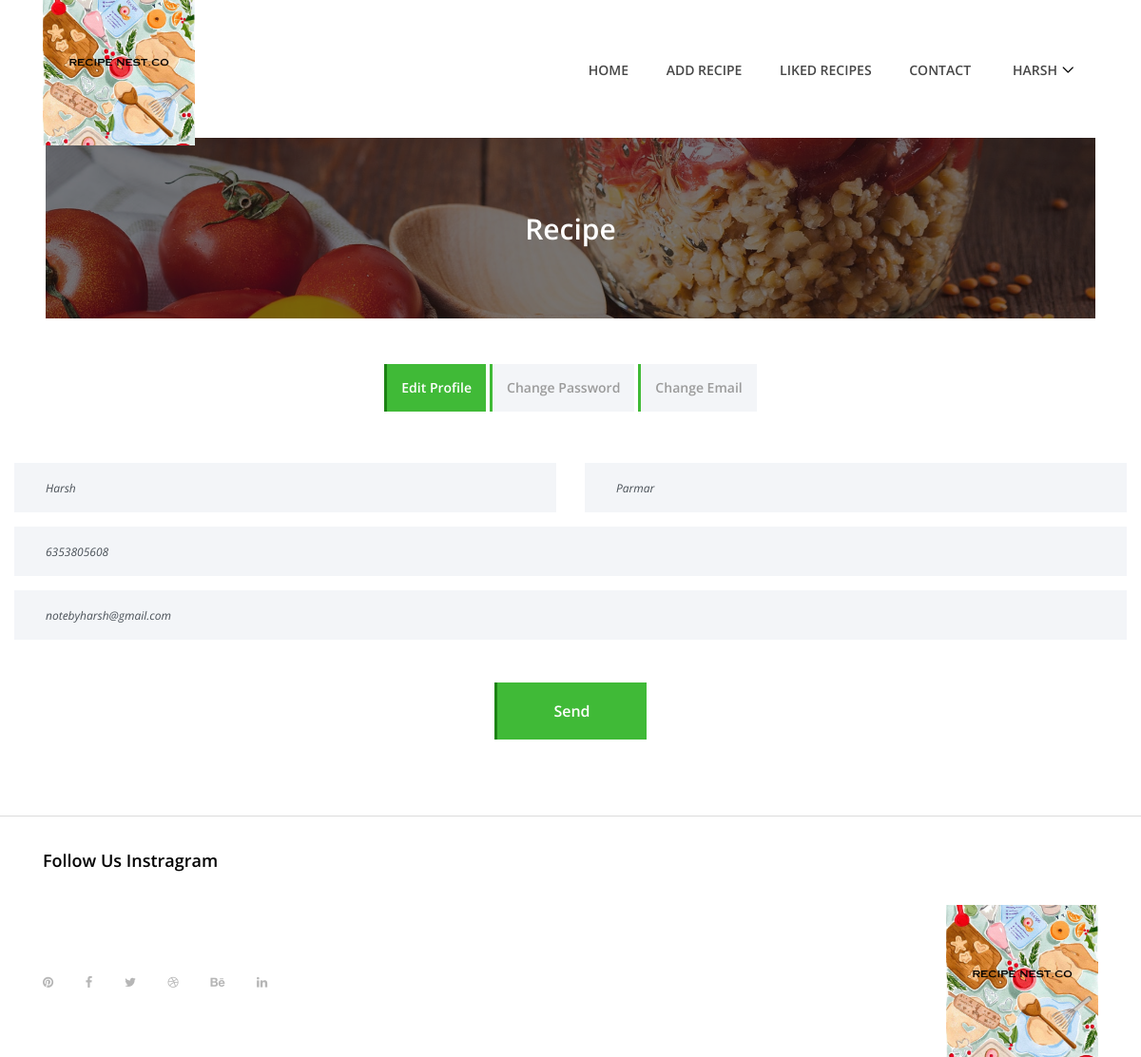
Screenshot of /accounts/editprofile/ (signed in) with the database file from the repository.
### accounts/models.py (models this page shows, shortened)
class CustomUser(AbstractUser):
    username = models.CharField(error_messages={'unique': 'A user with that username already exists.'}, help_text='Required. 150 characters or fewer. Letters, digits and @/./+/-/_ only.', max_length=150, unique=True, verbose_name='username',null=True, blank=True)
    email = models.EmailField(unique=True,max_length = 255)
    slug = models.SlugField(unique=True, null=True, blank=True)
    is_verified = models.BooleanField(default=False)
    user_image = models.ImageField(upload_to = 'images/user/',null=True, blank=True)
    phone_no = models.IntegerField(validators=[MaxValueValidator(999999999999),MinValueValidator(000000000000)],null=True, blank=True,default=None)
    created_at = models.DateTimeField(auto_now_add=True)
    updated_at = models.DateTimeField(auto_now=True)
    temp_email = models.EmailField(null=True,blank=True,max_length = 255,default= None)
    forgot_password_token = models.SlugField(unique=True, null=True, blank=True)
    USERNAME_FIELD = 'email'
    REQUIRED_FIELDS = []
    objects = UserManager()

### accounts/views.py (the view, shortened to what this page needs)
# urls.py: path('editprofile/',editProfile,name='edit_profile'),
def editProfile(request):
    if request.user.is_authenticated:
        if request.method == "GET":
            return render(request, 'accounts/edit_profile.html')
    else:
        messages.warning(request,'You must be logged in to access this page.')
        return redirect('accounts:login')

### templates/accounts/edit_profile.html (shortened to what this page needs)
{% extends 'base.html' %}
{% load static %}
{% block body %}
<div class="col-12 mt-5">
    <div class="delicious-tabs-content">
        <ul class="nav nav-tabs d-flex justify-content-center" id="myTab" role="tablist">
            <li class="nav-item">
                <a class="nav-link active show" id="tab--1" data-toggle="tab" href="#tab1" role="tab" aria-controls="tab1" aria-selected="true">Edit Profile</a>
            </li>
            <li class="nav-item">
                <a class="nav-link" id="tab--2" data-toggle="tab" href="#tab2" role="tab" aria-controls="tab2" aria-selected="false">Change Password</a>
            </li>
            <li class="nav-item">
                <a class="nav-link" id="tab--3" data-toggle="tab" href="#tab3" role="tab" aria-controls="tab3" aria-selected="false">Change Email</a>
            </li>
        </ul>
        <div class="tab-content mb-80" id="myTabContent">
            <div class="tab-pane fade active show" id="tab1" role="tabpanel" aria-labelledby="tab--1">
                <div class="delicious-tab-content">
                    <div class="delicious-tab-text">
                        <div class="row">
                            <div class="col-12">
                                <div class="contact-form-area">
                                    <form  method="post" id="contact-form" autocomplete="off">
                                        <div class="row">
                                            <div class="col-12 col-lg-6">
                                                <input type="text" class="form-control" id="first_name" name="first_name" placeholder="First Name"
                                                value="{% if request.user.first_name %}{{request.user.first_name}}{% endif %}">
                                            </div>
                                            <div class="col-12 col-lg-6">
                                                <input type="text" class="form-control" id="last_name" name="last_name" placeholder="Last Name"
                                                value="{% if request.user.last_name %}{{request.user.last_name}}{% endif %}">
                                            </div>
                                            <div class="col-12">
                                                <input type="number" class="form-control" id="phone_no" name="phone_no" value="{% if request.user.phone_no %}{{request.user.phone_no}}{%endif%}" placeholder="Phone No." required>
                                            </div>
                                            <div class="col-12">
                                                <input type="email" class="form-control" id="email" name="email"  value="{{request.user.email}}" readonly placeholder="E-mail" required>
                                            </div>
                                            <div class="col-12 text-center">
                                                <button class="btn delicious-btn mt-30" type="submit">Send</button>
                                            </div>
                                        </div>
                                    </form>
                                </div>
                            </div>
                        </div>
                    </div>
                </div>
            </div>
        </div>
    </div>
</div>
{% endblock %}

### templates/base.html (shortened to what this page needs)
<!DOCTYPE html>
<html lang="en">
    {% load static %}
<head>
    <link rel="stylesheet" href="{% static 'style.css' %}">
</head>
<body>
    <header class="header-area">
        <div class="delicious-main-menu">
            <div class="classy-nav-container breakpoint-off">
                <div class="container">
                    <nav class="classy-navbar justify-content-between" id="deliciousNav">
                        <div class="logo">
                            <a class="nav-brand mx-0" href="/"><img src="{% static 'img/logo.png'%}" alt=""></a>
                        </div>
                        <div class="classy-menu">
                            <div class="classynav">
                                <ul>
                                    <li class="{% if request.resolver_match.url_name == 'home' %}active{% endif %}"><a href="{% url 'home:home'%}">Home</a></li>
                                    <li class="{% if request.resolver_match.url_name == 'add_recipe' %}active{% endif %}"><a href="{% url 'receipes:add_recipe'%}">Add Recipe</a></li>
                                    <li class="{% if request.resolver_match.url_name == 'get_liked_recipes' %}active{% endif %}" ><a href="{% url 'accounts:get_liked_recipes'%}">Liked Recipes</a></li>
                                    <li><a href="contact.html">Contact</a></li>
                                </ul>
                                <div class="mx-lg-2">
                                    <div class="classynav">
                                    <ul>
                                        {% if request.user.is_authenticated %}
                                        <li><a href="#">{{request.user.first_name}}</a>
                                        </li>
                                        {% endif %}
                                    </ul>
                                </div>
                                </div>
                            </div>
                        </div>
                    </nav>
                </div>
            </div>
        </div>
    </header>
    <div class="breadcumb-area bg-img bg-overlay" style="background-image: url({% static 'img/bg-img/breadcumb3.jpg' %});">
        <div class="container h-100">
            <div class="row h-100 align-items-center">
                <div class="col-12">
                    <div class="breadcumb-text text-center">
                        <h2>Recipe</h2>
                    </div>
                </div>
            </div>
        </div>
    </div>
    {% block body %} {% endblock %}
    <div class="follow-us-instagram">
        <div class="container">
            <div class="row">
                <div class="col-12">
                    <h5>Follow Us Instragram</h5>
                </div>
            </div>
        </div>
    <footer class="footer-area">
        <div class="container h-100">
            <div class="row h-100">
                <div class="col-12 h-100 d-flex flex-wrap align-items-center justify-content-between">
                    <div class="footer-social-info text-right">
                        <a href="#"><i class="fa fa-pinterest" aria-hidden="true"></i></a>
                        <a href="#"><i class="fa fa-facebook" aria-hidden="true"></i></a>
                        <a href="#"><i class="fa fa-twitter" aria-hidden="true"></i></a>
                        <a href="#"><i class="fa fa-dribbble" aria-hidden="true"></i></a>
                        <a href="#"><i class="fa fa-behance" aria-hidden="true"></i></a>
                        <a href="#"><i class="fa fa-linkedin" aria-hidden="true"></i></a>
                    </div>
                    <div class="logo">
                        <a href="index.html"><img src="{% static 'img/logo.png' %}" alt=""></a>
                    </div>
                </div>
            </div>
        </div>
    </footer>
</body>
</html>

### static/style.css (style rules this page uses)
* { margin: 0; padding: 0; }
body { font-family: "Open Sans", sans-serif; font-size: 14px; }
h1, h2, h3, h4, h5, h6 { color: #000000; line-height: 1.3; font-weight: 600; }
a, a:hover, a:focus { -webkit-transition-duration: 500ms; transition-duration: 500ms; text-decoration: none; outline: 0 solid transparent; color: #000000; font-weight: 600; font-size: 14px; color: #474747; }
ul, ol { margin: 0; }
ul li, ol li { list-style: none; }
img { height: auto; max-width: 100%; }
.mt-30 { margin-top: 30px !important; }
.mb-80 { margin-bottom: 80px !important; }
.bg-img { background-position: center center; background-size: cover; background-repeat: no-repeat; }
.bg-overlay { position: relative; z-index: 2; background-position: center center; background-size: cover; }
.bg-overlay::after { background-color: rgba(10, 12, 18, 0.55); position: absolute; z-index: -1; top: 0; left: 0; width: 100%; height: 100%; content: ""; }
.delicious-btn { display: inline-block; min-width: 160px; height: 60px; color: #ffffff; border: none; border-left: 3px solid #1c8314; border-radius: 0; padding: 0 30px; font-size: 16px; line-height: 58px; font-weight: 600; -webkit-transition-duration: 500ms; transition-duration: 500ms; text-transform: capitalize; background-color: #40ba37; }
.header-area { position: relative; z-index: 100; width: 100%; }
.header-area .delicious-main-menu { position: relative; width: 100%; z-index: 100; height: 145px; }
.header-area .delicious-main-menu .classy-nav-container { background-color: transparent; }
.header-area .delicious-main-menu .classy-navbar { height: 145px; padding: 0; }
.header-area .delicious-main-menu .classy-navbar .classynav ul li a { font-weight: 600; }
.header-area .delicious-main-menu .classy-navbar .classynav > ul > li > a { text-transform: uppercase; padding: 12px 18px 11px; background-color: transparent; border-bottom: 3px solid transparent; line-height: 1; color: #474747; font-weight: 600; }
.footer-area { position: relative; z-index: 1; width: 100%; height: 140px; background-color: #ffffff; }
.footer-area .footer-social-info { padding-right: 15px; }
.footer-area .footer-social-info a { display: inline-block; color: #b6b6b6; font-size: 13px; margin-right: 30px; }
.footer-area .footer-social-info a:last-child { margin-right: 0; }
.follow-us-instagram { position: relative; z-index: 1; border-top: 1px solid #dcdcdc; }
.follow-us-instagram h5 { font-size: 18px; padding: 35px 0; margin-bottom: 0; }
.breadcumb-area { position: relative; z-index: 10; width: 92%; height: 190px; margin-left: 4%; margin-right: 4%; }
.breadcumb-area .breadcumb-text h2 { font-size: 30px; margin-bottom: 0; color: #ffffff; }
.contact-form-area .form-control { height: 52px; width: 100%; background-color: #f3f5f8; font-size: 12px; font-style: italic; margin-bottom: 15px; border: none; border-left: 3px solid #f3f5f8; border-radius: 0; padding: 15px 30px; -webkit-transition-duration: 500ms; transition-duration: 500ms; }
.delicious-tabs-content { position: relative; z-index: 1; }
.delicious-tabs-content .nav-tabs { border-bottom: none; margin-bottom: 50px; }
.delicious-tabs-content .nav-tabs .nav-link { background-color: #f3f5f8; color: #9b9b9b; border: none; border-left: 3px solid #40ba37; padding: 0 15px; height: 50px; line-height: 50px; margin: 0 2px; border-radius: 0; font-size: 14px; font-weight: 600; margin-bottom: 5px; }
.delicious-tabs-content .nav-tabs .nav-link.active { background-color: #40ba37; color: #ffffff; border-left: 3px solid #1c8314; }
.logo { max-width: 20vh; }

### rows the page displays
CustomUser: user.first_name "HARSH", first_name "Harsh", last_name "Parmar", phone_no "6353805608", email "notebyharsh@gmail.com"
